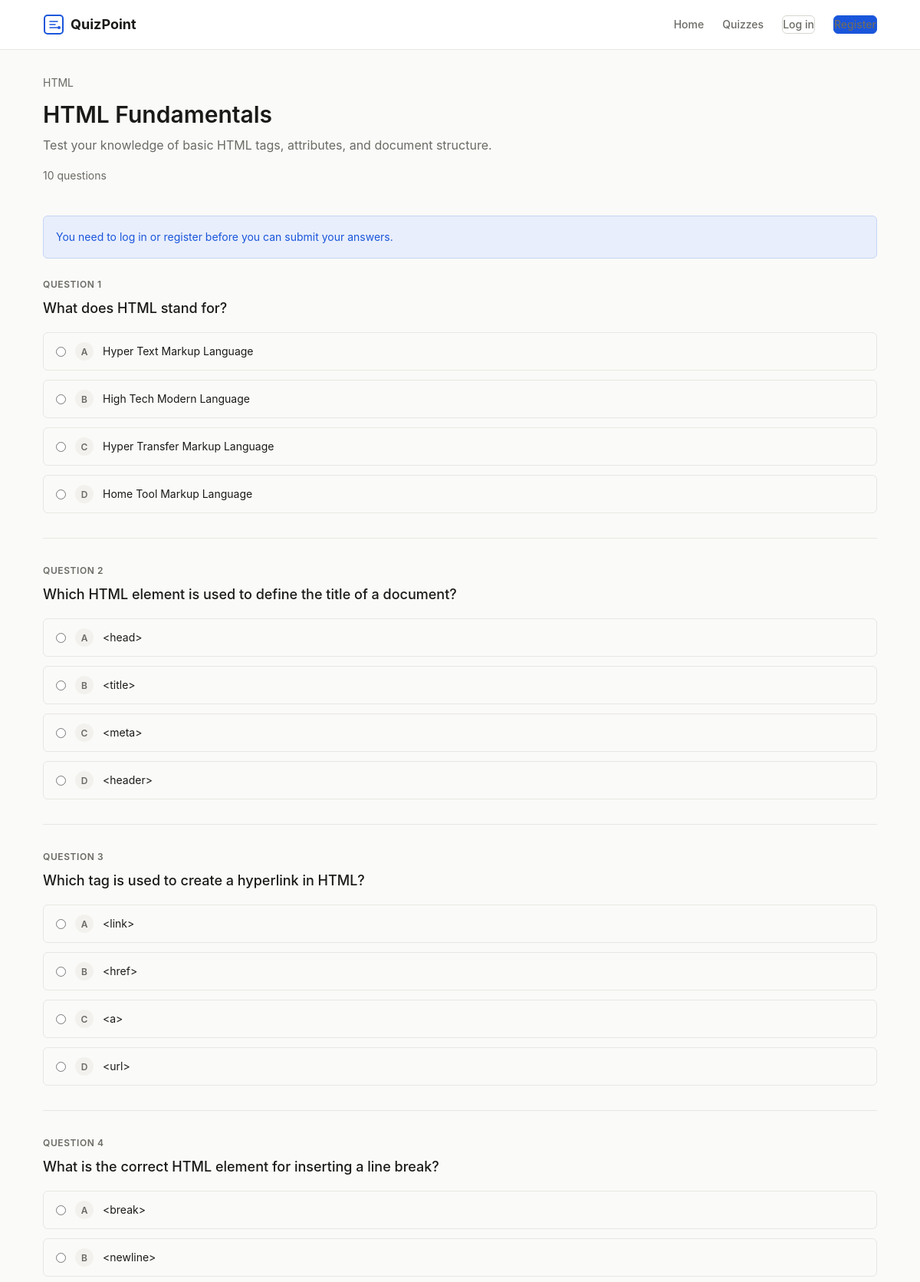
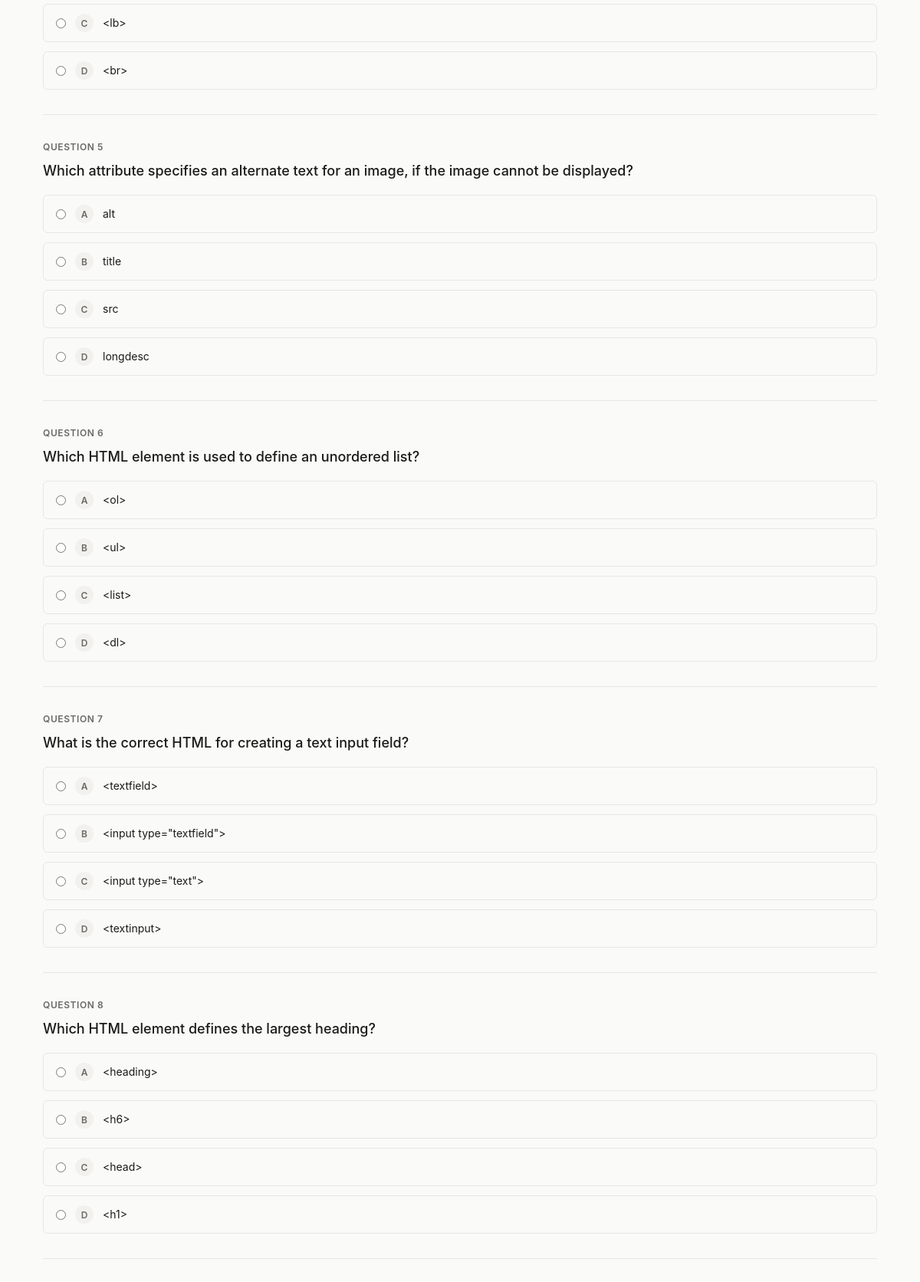
/quiz.php?id=1 (upper part), run on the app's committed database (2 pictures, top to bottom).
### tables this page shows
CREATE TABLE quizzes (
  quiz_id INT UNSIGNED AUTO_INCREMENT PRIMARY KEY,
  title VARCHAR(255) NOT NULL,
  category_id INT UNSIGNED NOT NULL,
  description TEXT,
  status ENUM('active', 'inactive') NOT NULL DEFAULT 'active',
  created_at DATETIME NOT NULL DEFAULT CURRENT_TIMESTAMP,
  FOREIGN KEY (category_id) REFERENCES categories(category_id)
    ON DELETE RESTRICT ON UPDATE CASCADE,
  INDEX idx_category (category_id),
  INDEX idx_status (status)
);

CREATE TABLE categories (
  category_id INT UNSIGNED AUTO_INCREMENT PRIMARY KEY,
  category_name VARCHAR(100) NOT NULL UNIQUE
);

CREATE TABLE questions (
  question_id INT UNSIGNED AUTO_INCREMENT PRIMARY KEY,
  quiz_id INT UNSIGNED NOT NULL,
  question_text TEXT NOT NULL,
  option_a VARCHAR(500) NOT NULL,
  option_b VARCHAR(500) NOT NULL,
  option_c VARCHAR(500) NOT NULL,
  option_d VARCHAR(500) NOT NULL,
  correct_option ENUM('A', 'B', 'C', 'D') NOT NULL,
  FOREIGN KEY (quiz_id) REFERENCES quizzes(quiz_id)
    ON DELETE CASCADE ON UPDATE CASCADE,
  INDEX idx_quiz (quiz_id)
);

### includes/helpers.php (called while the page is built, shortened)
<?php
function e(?string $value): string
{
    return htmlspecialchars((string)$value, ENT_QUOTES, 'UTF-8');
}

### includes/auth.php (called while the page is built, shortened)
<?php
function isLoggedIn(): bool
{
    return !empty($_SESSION['user_id']);
}

### quiz.php (the view, shortened to what this page needs)
<?php
require_once __DIR__ . '/includes/auth.php';
require_once __DIR__ . '/includes/helpers.php';
$db = getDB();
$quizId = isset($_GET['id']) ? (int)$_GET['id'] : 0;
$stmt = $db->prepare(
    'SELECT q.*, c.category_name FROM quizzes q
     JOIN categories c ON q.category_id = c.category_id
     WHERE q.quiz_id = :id AND q.status = "active"'
);
$stmt->execute([':id' => $quizId]);
$quiz = $stmt->fetch();
$stmt = $db->prepare('SELECT question_id, question_text, option_a, option_b, option_c, option_d FROM questions WHERE quiz_id = :id ORDER BY question_id');
$stmt->execute([':id' => $quizId]);
$questions = $stmt->fetchAll();
require __DIR__ . '/includes/header.php';
?>
<div class="container">
    <div class="page-header">
        <div class="card-meta"><?= e($quiz['category_name']) ?></div>
        <h1><?= e($quiz['title']) ?></h1>
        <p><?= e($quiz['description']) ?></p>
        <p class="text-sm text-muted"><?= count($questions) ?> questions</p>
    </div>
    <?php if (!isLoggedIn()): ?>
        <div class="alert alert-info" role="alert">
            You need to <a href="<?= e(BASE_URL) ?>/login.php">log in</a> or
            <a href="<?= e(BASE_URL) ?>/register.php">register</a> before you can submit your answers.
        </div>
    <?php endif; ?>
    <form method="post" action="<?= e(BASE_URL) ?>/quiz.php?id=<?= (int)$quizId ?>" id="quiz-form">
        <?php foreach ($questions as $index => $q): ?>
            <div class="quiz-question">
                <div class="question-number">Question <?= $index + 1 ?></div>
                <p class="question-text"><?= e($q['question_text']) ?></p>
                <div class="option-group">
                    <?php
                    $options = [
                        'A' => $q['option_a'],
                        'B' => $q['option_b'],
                        'C' => $q['option_c'],
                        'D' => $q['option_d'],
                    ];
                    foreach ($options as $letter => $text):
                    ?>
                        <label class="option-label" for="q<?= (int)$q['question_id'] ?>_<?= $letter ?>">
                            <input type="radio"
                                   id="q<?= (int)$q['question_id'] ?>_<?= $letter ?>"
                                   name="q_<?= (int)$q['question_id'] ?>"
                                   value="<?= $letter ?>">
                            <span class="option-letter"><?= $letter ?></span>
                            <?= e($text) ?>
                        </label>
                    <?php endforeach; ?>
                </div>
            </div>
        <?php endforeach; ?>
    </form>
</div>
<?php require __DIR__ . '/includes/footer.php'; ?>

### assets/css/style.css (style rules this page uses)
:root { --color-bg: #fafaf8; --color-bg-alt: #f2f1ed; --color-surface: #ffffff; --color-border: #d8d6d0; --color-border-light:#e8e7e3; --color-text: #1a1a18; --color-text-muted: #6b6a65; --color-accent: #1a56db; --color-accent-hover:#1547b8; --color-accent-light:#e8eefb; --color-success: #16794a; --color-success-bg: #e7f6ee; --color-error: #c43333; --color-error-bg: #fce8e8; --color-warning: #b45309; --color-warning-bg: #fef3e2; --font-family: -apple-system, BlinkMacSystemFont, "Segoe UI", Roboto, "Helvetica Neue", Arial, sans-serif, "Apple Color Emoji", "Segoe UI Emoji"; --font-mono: "SFMono-Regular", Consolas, "Liberation Mono", Menlo, monospace; --text-xs: 0.75rem; --text-sm: 0.875rem; --text-base: 1rem; --text-lg: 1.125rem; --text-xl: 1.25rem; --text-2xl: 1.5rem; --text-3xl: 1.875rem; --text-4xl: 2.25rem; --leading-tight: 1.25; --leading-normal: 1.6; --space-1: 0.25rem; --space-2: 0.5rem; --space-3: 0.75rem; --space-4: 1rem; --space-5: 1.25rem; --space-6: 1.5rem; --space-8: 2rem; --space-10: 2.5rem; --space-12: 3rem; --space-16: 4rem; --space-20: 5rem; --radius-sm: 4px; --radius-md: 6px; --radius-lg: 8px; --shadow-sm: 0 1px 2px rgba(26, 26, 24, 0.06); --shadow-md: 0 2px 6px rgba(26, 26, 24, 0.08); --transition: 150ms ease; --container-max: 1120px; }
*, *::before, *::after { box-sizing: border-box; margin: 0; padding: 0; }
html { font-size: 100%; -webkit-text-size-adjust: 100%; scroll-behavior: smooth; }
body { font-family: var(--font-family); font-size: var(--text-base); line-height: var(--leading-normal); color: var(--color-text); background-color: var(--color-bg); min-height: 100vh; display: flex; flex-direction: column; -webkit-font-smoothing: antialiased; -moz-osx-font-smoothing: grayscale; }
a { color: var(--color-accent); text-decoration: none; transition: color var(--transition); }
.container { width: 100%; max-width: var(--container-max); margin: 0 auto; padding: 0 var(--space-4); }
h1, h2, h3, h4, h5, h6 { line-height: var(--leading-tight); font-weight: 600; color: var(--color-text); }
h1 { font-size: var(--text-3xl); margin-bottom: var(--space-6); }
p { margin-bottom: var(--space-4); }
.text-muted { color: var(--color-text-muted); }
.text-sm { font-size: var(--text-sm); }
.card-meta { font-size: var(--text-sm); color: var(--color-text-muted); margin-bottom: var(--space-3); }
.alert { padding: var(--space-4); border-radius: var(--radius-md); font-size: var(--text-sm); margin-bottom: var(--space-6); border: 1px solid transparent; }
.alert-info { background-color: var(--color-accent-light); color: var(--color-accent); border-color: #c5d5f5; }
.page-header { padding: var(--space-8) 0 var(--space-6); }
.page-header h1 { margin-bottom: var(--space-2); }
.page-header p { color: var(--color-text-muted); max-width: 600px; }
.quiz-question { margin-bottom: var(--space-8); padding-bottom: var(--space-8); border-bottom: 1px solid var(--color-border-light); }
.question-number { font-size: var(--text-xs); font-weight: 600; color: var(--color-text-muted); text-transform: uppercase; letter-spacing: 0.05em; margin-bottom: var(--space-2); }
.question-text { font-size: var(--text-lg); font-weight: 500; margin-bottom: var(--space-4); }
.option-group { display: flex; flex-direction: column; gap: var(--space-3); }
.option-label { display: flex; align-items: center; gap: var(--space-3); padding: var(--space-3) var(--space-4); border: 1px solid var(--color-border-light); border-radius: var(--radius-md); cursor: pointer; transition: border-color var(--transition), background-color var(--transition); font-size: var(--text-sm); }
.option-label input[type="radio"] { accent-color: var(--color-accent); flex-shrink: 0; }
.option-letter { display: inline-flex; align-items: center; justify-content: center; width: 24px; height: 24px; border-radius: 50%; background-color: var(--color-bg-alt); font-size: var(--text-xs); font-weight: 600; color: var(--color-text-muted); flex-shrink: 0; }

### data on the page
quizzes: category.category_name "HTML", title "HTML Fundamentals", description "Test your knowledge of basic HTML tags, attributes, and document structure."
questions: question_text "What does HTML stand for?", letter "A", option_a "Hyper Text Markup Language", letter "B", option_b "High Tech Modern Language", letter "C", option_c "Hyper Transfer Markup Language", letter "D", option_d "Home Tool Markup Language"
questions: question_text "Which HTML element is used to define the title of a document?", letter "A", option_a "<head>", letter "B", option_b "<title>", letter "C", option_c "<meta>", letter "D", option_d "<header>"
questions: question_text "Which tag is used to create a hyperlink in HTML?", letter "A", option_a "<link>", letter "B", option_b "<href>", letter "C", option_c "<a>", letter "D", option_d "<url>"
questions: question_text "What is the correct HTML element for inserting a line break?", letter "A", option_a "<break>", letter "B", option_b "<newline>", letter "C", option_c "<lb>", letter "D", option_d "<br>"
questions: question_text "Which attribute specifies an alternate text for an image, if the image cannot be displayed?", letter "A", option_a "alt", letter "B", option_b "title", letter "C", option_c "src", letter "D", option_d "longdesc"
questions: question_text "Which HTML element is used to define an unordered list?", letter "A", option_a "<ol>", letter "B", option_b "<ul>", letter "C", option_c "<list>", letter "D", option_d "<dl>"
questions: question_text "What is the correct HTML for creating a text input field?", letter "A", option_a "<textfield>", letter "B", option_b "<input type=\"textfield\">", letter "C", option_c "<input type=\"text\">", letter "D", option_d "<textinput>"
questions: question_text "Which HTML element defines the largest heading?", letter "A", option_a "<heading>", letter "B", option_b "<h6>", letter "C", option_c "<head>", letter "D", option_d "<h1>"

### other printed values
SITE_NAME "QuizPoint"
count($questions) "10"
